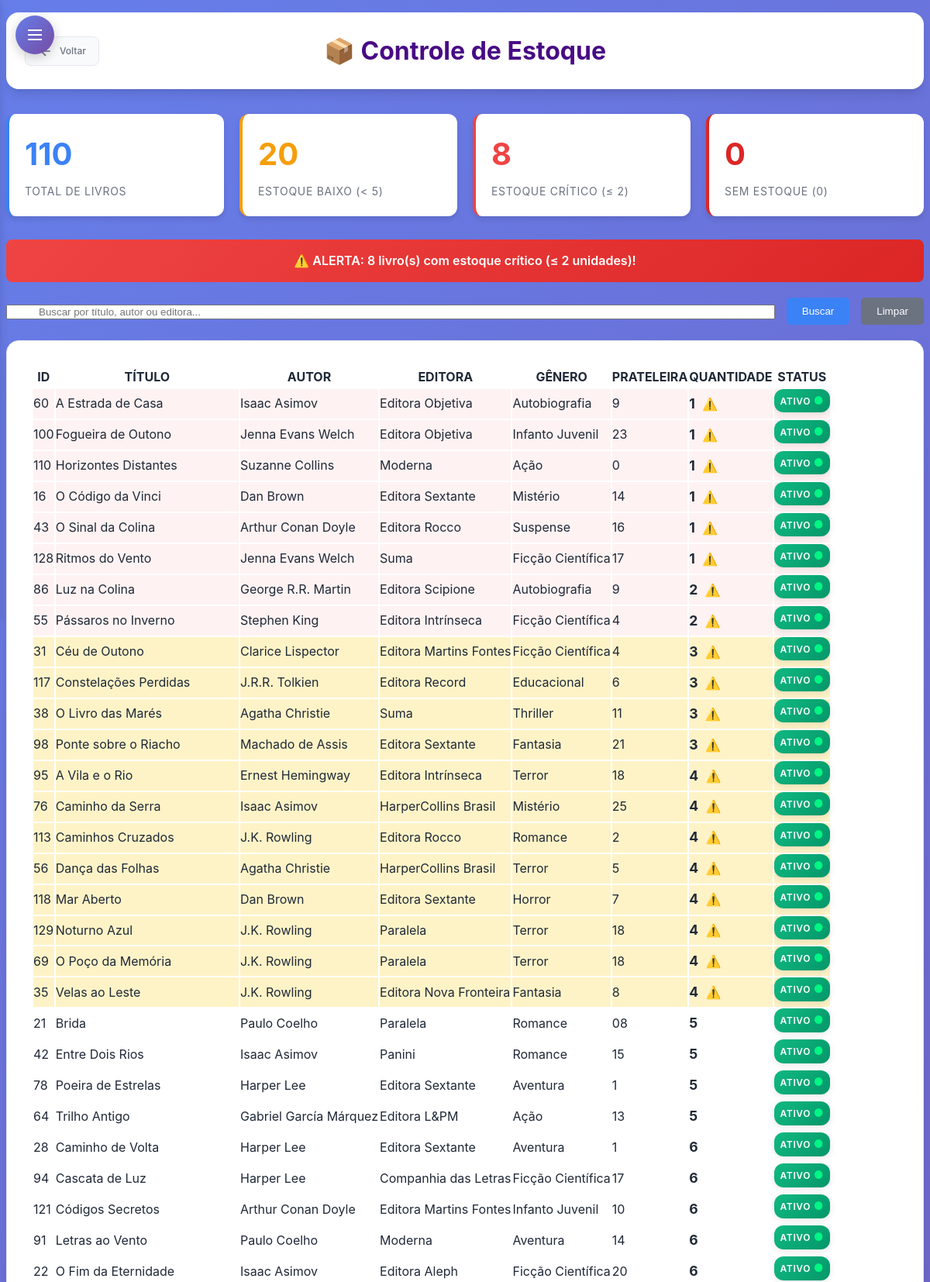
Screenshot of /subtelas/consultar_estoque.php (signed in, upper part) with the database file from the repository.
### tables this page shows
CREATE TABLE `livro` (
  `Cod_Livro` int(11) NOT NULL,
  `Cod_Autor` int(11) DEFAULT NULL,
  `Cod_Editora` int(11) DEFAULT NULL,
  `Cod_Doador` int(11) DEFAULT NULL,
  `Cod_Genero` int(11) DEFAULT NULL,
  `Titulo` varchar(50) NOT NULL,
  `Data_Lancamento` varchar(12) DEFAULT NULL,
  `Data_Registro` varchar(12) DEFAULT NULL,
  `Quantidade` int(11) NOT NULL,
  `Num_Prateleira` char(2) DEFAULT NULL,
  `Foto` longblob NOT NULL,
  `status` enum('ativo','inativo') DEFAULT 'ativo'
);

CREATE TABLE `autor` (
  `Cod_Autor` int(11) NOT NULL,
  `Nome_Autor` varchar(255) DEFAULT NULL,
  `Telefone` varchar(255) DEFAULT NULL,
  `Email` varchar(255) NOT NULL,
  `status` enum('ativo','inativo') DEFAULT 'ativo'
);

CREATE TABLE `editora` (
  `Cod_Editora` int(11) NOT NULL,
  `Nome_Editora` varchar(255) DEFAULT NULL,
  `Telefone` varchar(255) DEFAULT NULL,
  `Email` varchar(255) NOT NULL,
  `status` enum('ativo','inativo') DEFAULT 'ativo'
);

CREATE TABLE `genero` (
  `Cod_Genero` int(11) NOT NULL,
  `Nome_Genero` varchar(255) DEFAULT NULL
);

### subtelas/consultar_estoque.php (the view, shortened to what this page needs)
<?php
require_once '../conexao.php';
$sql = "SELECT
          l.Cod_Livro,
          l.Titulo,
          l.Quantidade,
          l.Num_Prateleira,
          l.status,
          a.Nome_Autor,
          e.Nome_Editora,
          g.Nome_Genero
        FROM livro l
        LEFT JOIN autor a ON l.Cod_Autor = a.Cod_Autor
        LEFT JOIN editora e ON l.Cod_Editora = e.Cod_Editora
        LEFT JOIN genero g ON l.Cod_Genero = g.Cod_Genero
        ORDER BY l.Quantidade ASC, l.Titulo ASC";
try {
    $stmt = $pdo->prepare($sql);
    $stmt->execute();
    $livros = $stmt->fetchAll(PDO::FETCH_ASSOC);
    $estoque_baixo = array_filter($livros, function($livro) {
        return $livro['Quantidade'] < 5 && $livro['status'] == 'ativo';
    });
    $total_livros = count($livros);
    $total_estoque_baixo = count($estoque_baixo);
} catch (PDOException $e) {
    $erro = "Erro na consulta: " . $e->getMessage();
    $livros = [];
}
?>
<!DOCTYPE html>
<html lang="pt-br">
<head>
    <link rel="stylesheet" type="text/css" href="subtelas_css/consultas.css">
    <link rel="stylesheet" type="text/css" href="subtelas_css/sidebar-dropdown.css">
</head>
<body>
    <?php include 'includes/sidebar-dropdown.php'; ?>
    <div class="page-wrapper">
        <header class="header">
            <a href="<?= $linkVoltar ?>" class="btn-voltar">
                <svg width="20" height="20" viewBox="0 0 24 24" fill="none" stroke="currentColor" stroke-width="2">
                    <path d="M19 12H5M12 19l-7-7 7-7"/>
                </svg>
                Voltar
            </a>
            <h1>📦 Controle de Estoque</h1>
        </header>
        <div class="stats-container">
            <div class="stat-card total">
                <div class="stat-number" style="color: #3b82f6;"><?= $total_livros ?></div>
                <div class="stat-label">Total de Livros</div>
            </div>
            <div class="stat-card baixo">
                <div class="stat-number" style="color: #f59e0b;"><?= $total_estoque_baixo ?></div>
                <div class="stat-label">Estoque Baixo (< 5)</div>
            </div>
            <?php
            $estoque_critico = array_filter($livros, function($livro) {
                return $livro['Quantidade'] <= 2 && $livro['status'] == 'ativo';
            });
            $total_critico = count($estoque_critico);
            ?>
            <div class="stat-card critico">
                <div class="stat-number" style="color: #ef4444;"><?= $total_critico ?></div>
                <div class="stat-label">Estoque Crítico (≤ 2)</div>
            </div>
            <?php
            $estoque_zero = array_filter($livros, function($livro) {
                return $livro['Quantidade'] == 0 && $livro['status'] == 'ativo';
            });
            $total_zero = count($estoque_zero);
            ?>
            <div class="stat-card zero">
                <div class="stat-number" style="color: #dc2626;"><?= $total_zero ?></div>
                <div class="stat-label">Sem Estoque (0)</div>
            </div>
        </div>
        <?php if ($total_zero > 0): ?>
            <div class="alert-banner critical">
                🚨 ALERTA CRÍTICO: <?= $total_zero ?> livro(s) estão sem estoque!
            </div>
        <?php elseif ($total_critico > 0): ?>
            <div class="alert-banner critical">
                ⚠️ ALERTA: <?= $total_critico ?> livro(s) com estoque crítico (≤ 2 unidades)!
            </div>
        <?php elseif ($total_estoque_baixo > 0): ?>
            <div class="alert-banner">
                ⚠️ ATENÇÃO: <?= $total_estoque_baixo ?> livro(s) com estoque baixo (< 5 unidades)!
            </div>
        <?php endif; ?>
        <form action="consultar_estoque.php" method="POST">
            <div class="search-container">
                <div style="flex: 1;">
                    <input type="text" id="search-input" name="busca" placeholder="Buscar por título, autor ou editora..." value="<?= htmlspecialchars(isset($_POST['busca']) ? $_POST['busca'] : '') ?>" style="width: 100%; padding-left: 40px;">
                </div>
                <button type="submit" class="btn-filtrar">Buscar</button>
                <button type="button" class="btn-limpar" onclick="document.getElementById('search-input').value=''; document.forms[0].submit();">Limpar</button>
            </div>
        </form>
        <nav>
            <table id="estoque-table">
                <thead>
                    <tr>
                        <th>ID</th>
                        <th>TÍTULO</th>
                        <th>AUTOR</th>
                        <th>EDITORA</th>
                        <th>GÊNERO</th>
                        <th>PRATELEIRA</th>
                        <th>QUANTIDADE</th>
                        <th>STATUS</th>
                    </tr>
                </thead>
                <tbody>
                    <?php if (!empty($livros) && is_array($livros)): ?>
                        <?php foreach ($livros as $livro): ?>
                            <?php
                            $classe_linha = '';
                            if ($livro['status'] == 'ativo') {
                                if ($livro['Quantidade'] == 0) {
                                    $classe_linha = 'estoque-zero';
                                } elseif ($livro['Quantidade'] <= 2) {
                                    $classe_linha = 'estoque-critico';
                                } elseif ($livro['Quantidade'] < 5) {
                                    $classe_linha = 'estoque-baixo';
                                }
                            }
                            ?>
                            <tr class="<?= $classe_linha ?>">
                                <td><?= htmlspecialchars($livro['Cod_Livro']) ?></td>
                                <td><?= htmlspecialchars($livro['Titulo']) ?></td>
                                <td><?= htmlspecialchars($livro['Nome_Autor'] ?? 'N/A') ?></td>
                                <td><?= htmlspecialchars($livro['Nome_Editora'] ?? 'N/A') ?></td>
                                <td><?= htmlspecialchars($livro['Nome_Genero'] ?? 'N/A') ?></td>
                                <td><?= htmlspecialchars($livro['Num_Prateleira'] ?? 'N/A') ?></td>
                                <td>
                                    <strong style="font-size: 1.1em;">
                                        <?= $livro['Quantidade'] ?>
                                    </strong>
                                    <?php if ($livro['Quantidade'] < 5 && $livro['status'] == 'ativo'): ?>
                                        <span style="color: #f59e0b; margin-left: 5px;">⚠️</span>
                                    <?php endif; ?>
                                </td>
                                <td>
                                    <span class="status-badge status-<?= $livro['status'] ?>">
                                        <?= ucfirst($livro['status']) ?>
                                    </span>
                                </td>
                            </tr>
                        <?php endforeach; ?>
                    <?php else: ?>
                        <tr><td colspan="8">Nenhum livro encontrado</td></tr>
                    <?php endif; ?>
                </tbody>
            </table>
        </nav>
    </div>
</body>
</html>

### subtelas/subtelas_css/consultas.css (style rules this page uses)
:root { --primary-color: #6366f1; --primary-dark: #4f46e5; --primary-light: #a5b4fc; --secondary-color: #f59e0b; --secondary-dark: #d97706; --accent-color: #ec4899; --accent-light: #f9a8d4; --text-primary: #1f2937; --text-secondary: #6b7280; --text-muted: #9ca3af; --bg-primary: #ffffff; --bg-secondary: #f9fafb; --bg-tertiary: #f3f4f6; --border-color: #e5e7eb; --border-focus: #6366f1; --shadow-sm: 0 1px 2px 0 rgb(0 0 0 / 0.05); --shadow-md: 0 4px 6px -1px rgb(0 0 0 / 0.1), 0 2px 4px -2px rgb(0 0 0 / 0.1); --shadow-lg: 0 10px 15px -3px rgb(0 0 0 / 0.1), 0 4px 6px -4px rgb(0 0 0 / 0.1); --shadow-xl: 0 20px 25px -5px rgb(0 0 0 / 0.1), 0 8px 10px -6px rgb(0 0 0 / 0.1); --radius-sm: 0.375rem; --radius-md: 0.5rem; --radius-lg: 0.75rem; --radius-xl: 1rem; --radius-2xl: 1.5rem; --transition: all 0.2s cubic-bezier(0.4, 0, 0.2, 1); }
* { margin: 0; padding: 0; box-sizing: border-box; }
body { font-family: 'Inter', -apple-system, BlinkMacSystemFont, 'Segoe UI', Roboto, sans-serif; background: linear-gradient(135deg, #667eea 0%, #764ba2 100%); min-height: 100vh; color: var(--text-primary); line-height: 1.6; }
.page-wrapper { min-height: 100vh; padding: 1rem 0.5rem; }
header { background: var(--bg-primary); border-radius: var(--radius-xl); padding: 1.5rem; margin: 0 auto 2rem; max-width: 1200px; box-shadow: var(--shadow-lg); position: relative; overflow: hidden; }
header::before { content: ''; position: absolute; top: 0; left: 0; right: 0; height: 3px; }
header h1 { font-size: 2rem; font-weight: 700; text-align: center; color: #480b85; margin: 0; }
.btn-voltar { position: absolute; left: 1.5rem; top: 50%; transform: translateY(-50%); display: flex; align-items: center; gap: 0.5rem; padding: 0.5rem 1rem; background: var(--bg-secondary); color: var(--text-secondary); border: 1px solid var(--border-color); border-radius: var(--radius-md); cursor: pointer; font-size: 0.75rem; font-weight: 500; transition: var(--transition); text-decoration: none; }
nav { background: var(--bg-primary); padding: 2rem; border-radius: var(--radius-xl); box-shadow: var(--shadow-lg); width: 100%; max-width: 1200px; border: 1px solid var(--border-color); margin: 0 auto; overflow: hidden; }
.status-badge { display: inline-flex; align-items: center; gap: 0.5rem; padding: 0.5rem 1rem; border-radius: 50px; font-size: 0.75rem; font-weight: 600; text-transform: uppercase; letter-spacing: 0.05em; position: relative; overflow: hidden; transition: all 0.3s ease; box-shadow: 0 2px 8px rgba(0, 0, 0, 0.1); }
.status-badge::before { content: ''; position: absolute; top: 0; left: 0; right: 0; bottom: 0; background: linear-gradient(45deg, transparent, rgba(255, 255, 255, 0.1), transparent); transform: translateX(-100%); transition: transform 0.6s ease; }
.status-badge.status-ativo { background: linear-gradient(135deg, #10b981, #059669); color: white; border: none; }
.status-badge.status-ativo::after { content: '●'; color: #00f583; font-size: 0.875rem; animation: pulse 2s infinite; }
.form-section, #search-container, nav { animation: fadeInUp 0.6s ease-out; }
nav { animation-delay: 0.2s; }

### subtelas/subtelas_css/sidebar-dropdown.css (style rules this page uses)
.page-wrapper { transition: margin-left 0.3s ease; }

### rows the page displays
livro: Cod_Livro "60", Titulo "A Estrada de Casa", Cod_Autor.Nome_Autor "Isaac Asimov", Cod_Editora.Nome_Editora "Editora Objetiva", Cod_Genero.Nome_Genero "Autobiografia", Num_Prateleira "9", Quantidade "1", status "ATIVO"
livro: Cod_Livro "100", Titulo "Fogueira de Outono", Cod_Autor.Nome_Autor "Jenna Evans Welch", Cod_Editora.Nome_Editora "Editora Objetiva", Cod_Genero.Nome_Genero "Infanto Juvenil", Num_Prateleira "23", Quantidade "1", status "ATIVO"
livro: Cod_Livro "110", Titulo "Horizontes Distantes", Cod_Autor.Nome_Autor "Suzanne Collins", Cod_Editora.Nome_Editora "Moderna", Cod_Genero.Nome_Genero "Ação", Num_Prateleira "0", Quantidade "1", status "ATIVO"
livro: Cod_Livro "16", Titulo "O Código da Vinci", Cod_Autor.Nome_Autor "Dan Brown", Cod_Editora.Nome_Editora "Editora Sextante", Cod_Genero.Nome_Genero "Mistério", Num_Prateleira "14", Quantidade "1", status "ATIVO"
livro: Cod_Livro "43", Titulo "O Sinal da Colina", Cod_Autor.Nome_Autor "Arthur Conan Doyle", Cod_Editora.Nome_Editora "Editora Rocco", Cod_Genero.Nome_Genero "Suspense", Num_Prateleira "16", Quantidade "1", status "ATIVO"
livro: Cod_Livro "128", Titulo "Ritmos do Vento", Cod_Autor.Nome_Autor "Jenna Evans Welch", Cod_Editora.Nome_Editora "Suma", Cod_Genero.Nome_Genero "Ficção Científica", Num_Prateleira "17", Quantidade "1", status "ATIVO"
livro: Cod_Livro "86", Titulo "Luz na Colina", Cod_Autor.Nome_Autor "George R.R. Martin", Cod_Editora.Nome_Editora "Editora Scipione", Cod_Genero.Nome_Genero "Autobiografia", Num_Prateleira "9", Quantidade "2", status "ATIVO"
livro: Cod_Livro "55", Titulo "Pássaros no Inverno", Cod_Autor.Nome_Autor "Stephen King", Cod_Editora.Nome_Editora "Editora Intrínseca", Cod_Genero.Nome_Genero "Ficção Científica", Num_Prateleira "4", Quantidade "2", status "ATIVO"
livro: Cod_Livro "31", Titulo "Céu de Outono", Cod_Autor.Nome_Autor "Clarice Lispector", Cod_Editora.Nome_Editora "Editora Martins Fontes", Cod_Genero.Nome_Genero "Ficção Científica", Num_Prateleira "4", Quantidade "3", status "ATIVO"
livro: Cod_Livro "117", Titulo "Constelações Perdidas", Cod_Autor.Nome_Autor "J.R.R. Tolkien", Cod_Editora.Nome_Editora "Editora Record", Cod_Genero.Nome_Genero "Educacional", Num_Prateleira "6", Quantidade "3", status "ATIVO"
livro: Cod_Livro "38", Titulo "O Livro das Marés", Cod_Autor.Nome_Autor "Agatha Christie", Cod_Editora.Nome_Editora "Suma", Cod_Genero.Nome_Genero "Thriller", Num_Prateleira "11", Quantidade "3", status "ATIVO"
livro: Cod_Livro "98", Titulo "Ponte sobre o Riacho", Cod_Autor.Nome_Autor "Machado de Assis", Cod_Editora.Nome_Editora "Editora Sextante", Cod_Genero.Nome_Genero "Fantasia", Num_Prateleira "21", Quantidade "3", status "ATIVO"
livro: Cod_Livro "95", Titulo "A Vila e o Rio", Cod_Autor.Nome_Autor "Ernest Hemingway", Cod_Editora.Nome_Editora "Editora Intrínseca", Cod_Genero.Nome_Genero "Terror", Num_Prateleira "18", Quantidade "4", status "ATIVO"
livro: Cod_Livro "76", Titulo "Caminho da Serra", Cod_Autor.Nome_Autor "Isaac Asimov", Cod_Editora.Nome_Editora "HarperCollins Brasil", Cod_Genero.Nome_Genero "Mistério", Num_Prateleira "25", Quantidade "4", status "ATIVO"
livro: Cod_Livro "113", Titulo "Caminhos Cruzados", Cod_Autor.Nome_Autor "J.K. Rowling", Cod_Editora.Nome_Editora "Editora Rocco", Cod_Genero.Nome_Genero "Romance", Num_Prateleira "2", Quantidade "4", status "ATIVO"
livro: Cod_Livro "56", Titulo "Dança das Folhas", Cod_Autor.Nome_Autor "Agatha Christie", Cod_Editora.Nome_Editora "HarperCollins Brasil", Cod_Genero.Nome_Genero "Terror", Num_Prateleira "5", Quantidade "4", status "ATIVO"
livro: Cod_Livro "118", Titulo "Mar Aberto", Cod_Autor.Nome_Autor "Dan Brown", Cod_Editora.Nome_Editora "Editora Sextante", Cod_Genero.Nome_Genero "Horror", Num_Prateleira "7", Quantidade "4", status "ATIVO"
livro: Cod_Livro "129", Titulo "Noturno Azul", Cod_Autor.Nome_Autor "J.K. Rowling", Cod_Editora.Nome_Editora "Paralela", Cod_Genero.Nome_Genero "Terror", Num_Prateleira "18", Quantidade "4", status "ATIVO"
livro: Cod_Livro "69", Titulo "O Poço da Memória", Cod_Autor.Nome_Autor "J.K. Rowling", Cod_Editora.Nome_Editora "Paralela", Cod_Genero.Nome_Genero "Terror", Num_Prateleira "18", Quantidade "4", status "ATIVO"
livro: Cod_Livro "35", Titulo "Velas ao Leste", Cod_Autor.Nome_Autor "J.K. Rowling", Cod_Editora.Nome_Editora "Editora Nova Fronteira", Cod_Genero.Nome_Genero "Fantasia", Num_Prateleira "8", Quantidade "4", status "ATIVO"
livro: Cod_Livro "21", Titulo "Brida", Cod_Autor.Nome_Autor "Paulo Coelho", Cod_Editora.Nome_Editora "Paralela", Cod_Genero.Nome_Genero "Romance", Num_Prateleira "08", Quantidade "5", status "ATIVO"
livro: Cod_Livro "42", Titulo "Entre Dois Rios", Cod_Autor.Nome_Autor "Isaac Asimov", Cod_Editora.Nome_Editora "Panini", Cod_Genero.Nome_Genero "Romance", Num_Prateleira "15", Quantidade "5", status "ATIVO"
livro: Cod_Livro "78", Titulo "Poeira de Estrelas", Cod_Autor.Nome_Autor "Harper Lee", Cod_Editora.Nome_Editora "Editora Sextante", Cod_Genero.Nome_Genero "Aventura", Num_Prateleira "1", Quantidade "5", status "ATIVO"
livro: Cod_Livro "64", Titulo "Trilho Antigo", Cod_Autor.Nome_Autor "Gabriel García Márquez", Cod_Editora.Nome_Editora "Editora L&PM", Cod_Genero.Nome_Genero "Ação", Num_Prateleira "13", Quantidade "5", status "ATIVO"
livro: Cod_Livro "28", Titulo "Caminho de Volta", Cod_Autor.Nome_Autor "Harper Lee", Cod_Editora.Nome_Editora "Editora Sextante", Cod_Genero.Nome_Genero "Aventura", Num_Prateleira "1", Quantidade "6", status "ATIVO"
livro: Cod_Livro "94", Titulo "Cascata de Luz", Cod_Autor.Nome_Autor "Harper Lee", Cod_Editora.Nome_Editora "Companhia das Letras", Cod_Genero.Nome_Genero "Ficção Científica", Num_Prateleira "17", Quantidade "6", status "ATIVO"
livro: Cod_Livro "121", Titulo "Códigos Secretos", Cod_Autor.Nome_Autor "Arthur Conan Doyle", Cod_Editora.Nome_Editora "Editora Martins Fontes", Cod_Genero.Nome_Genero "Infanto Juvenil", Num_Prateleira "10", Quantidade "6", status "ATIVO"
livro: Cod_Livro "91", Titulo "Letras ao Vento", Cod_Autor.Nome_Autor "Paulo Coelho", Cod_Editora.Nome_Editora "Moderna", Cod_Genero.Nome_Genero "Aventura", Num_Prateleira "14", Quantidade "6", status "ATIVO"
livro: Cod_Livro "22", Titulo "O Fim da Eternidade", Cod_Autor.Nome_Autor "Isaac Asimov", Cod_Editora.Nome_Editora "Editora Aleph", Cod_Genero.Nome_Genero "Ficção Científica", Num_Prateleira "20", Quantidade "6", status "ATIVO"

### other values shown
$total_livros "110"
$total_estoque_baixo "20"
$total_critico "8"
$total_zero "0"
